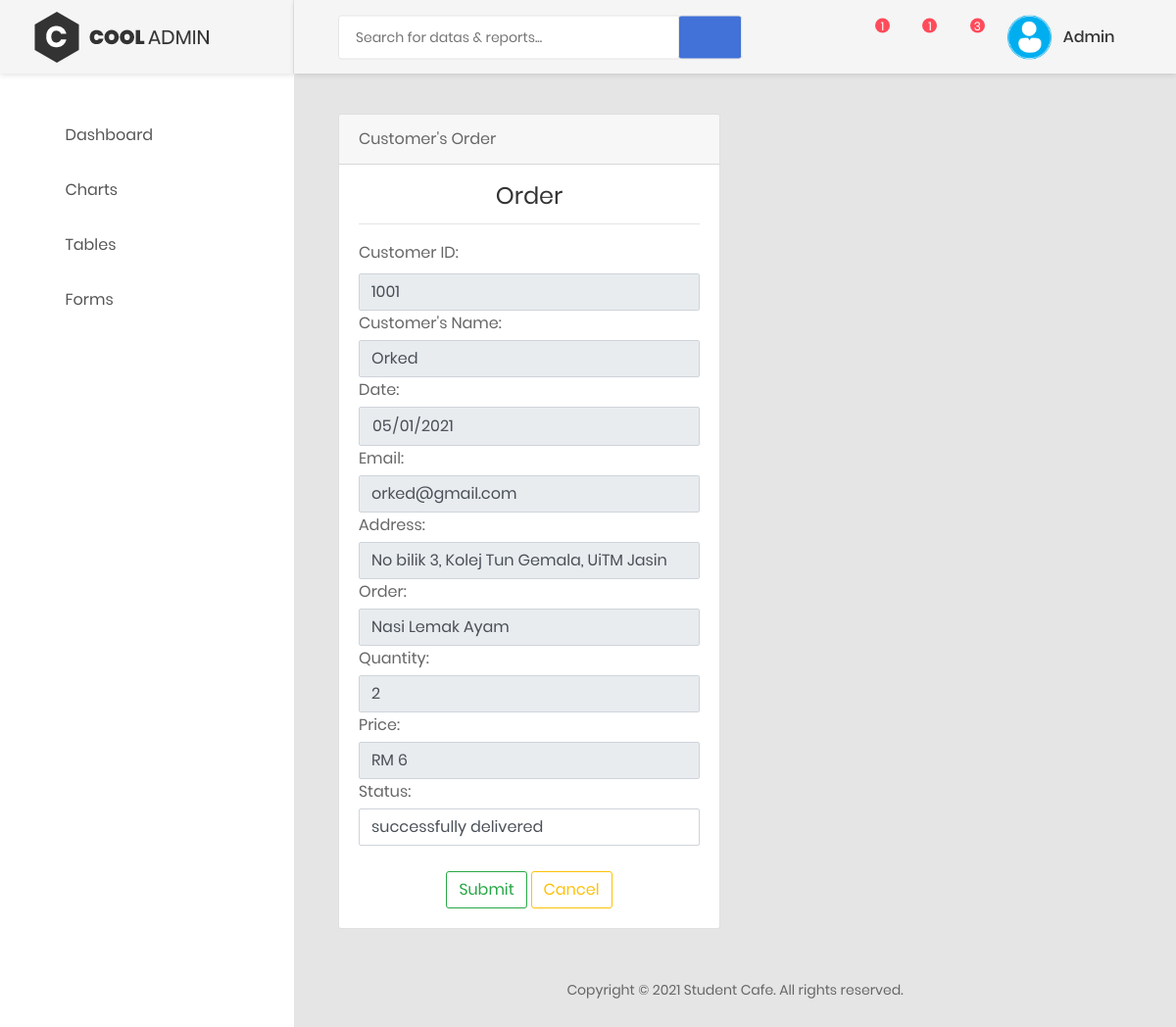
Page /edit.php?cust_ID=1001 on the committed database.
### tables this page shows
CREATE TABLE `customer` (
  `cust_ID` int(11) NOT NULL,
  `custName` varchar(25) NOT NULL,
  `date` date NOT NULL,
  `custEmail` varchar(255) NOT NULL,
  `custAddress` varchar(255) NOT NULL,
  `custOrder` varchar(255) NOT NULL,
  `quantity` int(25) NOT NULL,
  `price` float NOT NULL,
  `status` varchar(35) NOT NULL
);

### edit.php (the view, shortened to what this page needs)
<?php
include 'connect_db.php';
$cust_ID = $_GET['cust_ID'];
$edit = "select * from customer where cust_ID='$cust_ID'";
$result = mysqli_query($conn, $edit);
$row = mysqli_fetch_row($result);
?>
<!DOCTYPE html>
<html lang="en">
<head>
    <link href="css/font-face.css" rel="stylesheet" media="all">
    <link href="vendor/font-awesome-5/css/fontawesome-all.min.css" rel="stylesheet" media="all">
    <link href="vendor/font-awesome-4.7/css/font-awesome.min.css" rel="stylesheet" media="all">
    <link href="vendor/mdi-font/css/material-design-iconic-font.min.css" rel="stylesheet" media="all">
    <link href="vendor/bootstrap-4.1/bootstrap.min.css" rel="stylesheet" media="all">
    <link href="vendor/animsition/animsition.min.css" rel="stylesheet" media="all">
    <link href="vendor/bootstrap-progressbar/bootstrap-progressbar-3.3.4.min.css" rel="stylesheet" media="all">
    <link href="vendor/wow/animate.css" rel="stylesheet" media="all">
    <link href="vendor/css-hamburgers/hamburgers.min.css" rel="stylesheet" media="all">
    <link href="vendor/slick/slick.css" rel="stylesheet" media="all">
    <link href="vendor/select2/select2.min.css" rel="stylesheet" media="all">
    <link href="vendor/perfect-scrollbar/perfect-scrollbar.css" rel="stylesheet" media="all">
    <link href="css/theme.css" rel="stylesheet" media="all">
</head>
<body class="animsition">
    <div class="page-wrapper">
        <aside class="menu-sidebar d-none d-lg-block">
            <div class="logo">
                <a href="#">
                    <img src="images/icon/logo.png" alt="Cool Admin" />
                </a>
            </div>
            <div class="menu-sidebar__content js-scrollbar1">
                <nav class="navbar-sidebar">
                    <ul class="list-unstyled navbar__list">
                        <li class="has-sub">
                            <a class="js-arrow" href="#">
                                <i class="fas fa-tachometer-alt"></i>Dashboard</a></li>
                        <li>
                            <a href="chart.php">
                                <i class="fas fa-chart-bar"></i>Charts</a>
                        </li>
                        <li>
                            <a href="table.php">
                                <i class="fas fa-table"></i>Tables</a>
                        </li>
                        <li>
                            <a href="form.php">
                                <i class="far fa-check-square"></i>Forms</a>
                        </li>
                    </ul>
                </nav>
            </div>
        </aside>
        <div class="page-container">
            <header class="header-desktop">
                <div class="section__content section__content--p30">
                    <div class="container-fluid">
                        <div class="header-wrap">
                            <form class="form-header" action="" method="POST">
                                <input class="au-input au-input--xl" type="text" name="search" placeholder="Search for datas &amp; reports..." />
                                <button class="au-btn--submit" type="submit">
                                    <i class="zmdi zmdi-search"></i>
                                </button>
                            </form>
                            <div class="header-button">
                                <div class="noti-wrap">
                                    <div class="noti__item js-item-menu">
                                        <i class="zmdi zmdi-comment-more"></i>
                                        <span class="quantity">1</span>
                                    </div>
                                    <div class="noti__item js-item-menu">
                                        <i class="zmdi zmdi-email"></i>
                                        <span class="quantity">1</span>
                                    </div>
                                    <div class="noti__item js-item-menu">
                                        <i class="zmdi zmdi-notifications"></i>
                                        <span class="quantity">3</span>
                                    </div>
                                </div>
                                <div class="account-wrap">
                                    <div class="account-item clearfix js-item-menu">
                                        <div class="image">
                                            <img src="images/icon/user.png" alt="John Doe"/>
                                        </div>
                                        <div class="content">
                                            <a class="js-acc-btn" href="#">admin</a>
                                        </div>
                                    </div>
                                </div>
                            </div>
                        </div>
                    </div>
                </div>
            </header>
            <div class="main-content">
                <div class="section__content section__content--p30">
                    <div class="container-fluid">
                        <div class="row">
							<div class="col-lg-6">
								<div class="card">
									<div class="card-header">Customer's Order</div>
										<div class="card-body">
											<div class="card-title">
											<h3 class="text-center title-2">Order</h3>
										</div>
                                    <hr>
                                    <form action='edit2.php?cust_ID=<?=$row[0];?>' method="POST">
                                            <label for="custID">Customer ID:</label>
                                            <input  name="cust_ID" type="text" class="form-control custID" value='<?=$row[0];?>' readonly>
                                            <label for="custName" class="control-label mb-1">Customer's Name:</label>
                                            <input name="custName" type="text" class="form-control custName" value='<?=$row[1];?>' readonly>
                                            <label for="date" class="control-label mb-1">Date:</label>
                                            <input name="date" type="date" class="form-control date" value='<?=$row[2];?>' readonly>
                                            <label for="email" class="control-label mb-1">Email:</label>
                                            <input name="email" type="text" class="form-control email" value='<?=$row[3];?>' readonly>
                                            <label for="address" class="control-label mb-1">Address:</label>
                                            <input name="address" type="textarea-input" class="form-control address" value='<?=$row[4];?>' readonly>
                                            <label for="order" class="control-label mb-1">Order:</label>
											<input name="order" type="text" class="form-control order" value='<?=$row[5];?>' readonly>
                                            <label for="quantity" class="control-label mb-1">Quantity:</label>
                                            <input name="quantity" type="text" class="form-control quantity" value='<?=$row[6];?>' readonly>
                                            <label for="price" class="control-label mb-1">Price:</label>
                                            <input name="price" type="text" class="form-control price" value='RM <?=$row[7];?>' readonly>
                                            <label for="status" class="control-label mb-1">Status:</label>
                                            <input name="status" type="text" class="form-control status" value='<?=$row[8];?>'>
							            <br>
                                        <div class="text-center">
                                            <input type="submit" class="btn btn-outline-success">
										    <a type="button" class="btn btn-outline-warning" href="index.php">Cancel</a>
                                        </div>
                                    </form>
							    </div>
					</div>
				</div>
			</div>
		</div>
    </div>
	<div class="row">
		<div class="col-md-12">
			<div class="copyright">
				<p>Copyright © 2021 Student Cafe. All rights reserved.</p>
			</div>
		</div>
	</div>
</body>
</html>

### rows in the picture
customer: cust_ID "1001", custName "Orked", date "05/01/2021", email "orked@gmail.com", address "No bilik 3, Kolej Tun Gemala, UiTM Jasin", order "Nasi Lemak Ayam", quantity "2", price "RM 6", status "successfully delivered"
